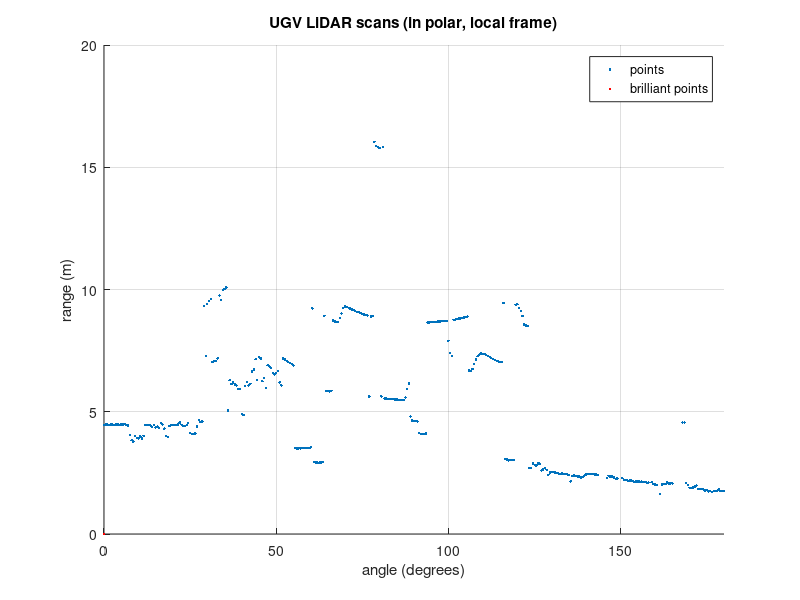
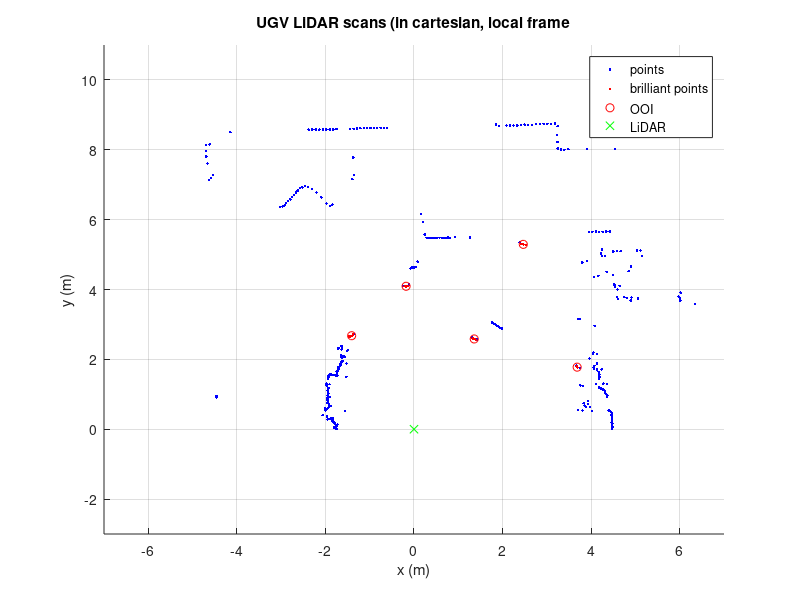
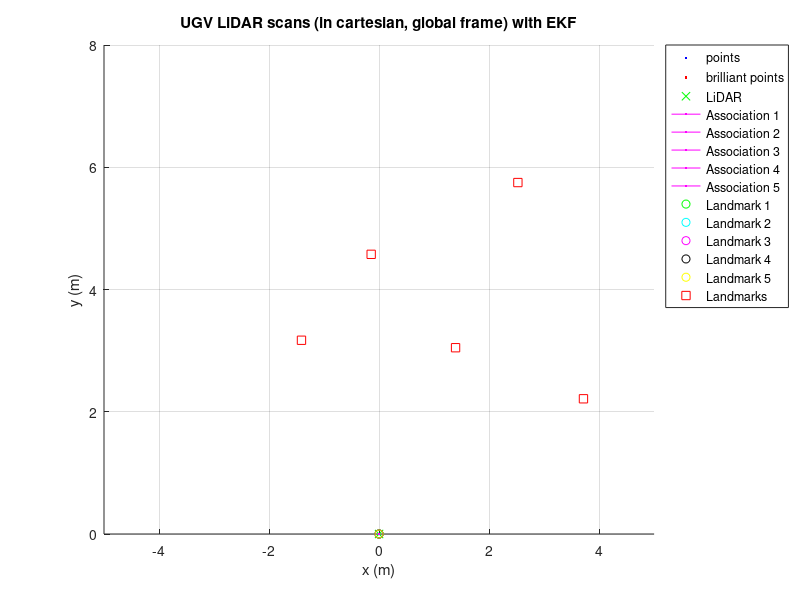
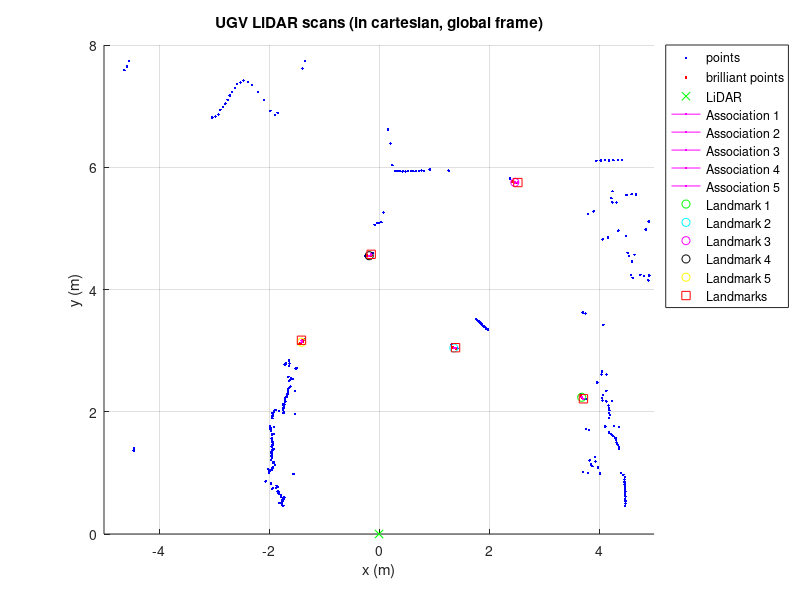

These figures' MATLAB source, in order: (Note: this script raises an error after producing the figures.)

% ---------------------------------------------------------------------
% MTRN4010/2021.T1

% Authored by Jose Guivant
% Edited by Scott Morris z5165456

% Script to visualise UGV LiDAR data for Project 2 in MTRN4010
function z5165456Project3MTRN4010()

    % Define global variables to handle the plotting of Local (lhand) and Global
    % coordinates (ghand)
    global lhand lhand2 lhand3 ghand ghand2 ghand4 ghand5 ghand6 ghand7 ghand8 ghand9 ghand10 ghand11 ghand12 ghand13 ghand14 ehand ehand2 ehand4 ehand5 ehand6 ehand7 ehand8 ehand9 ehand10 ehand11 ehand12 ehand13 ehand14 Landmarks;

    global stdDevAngRate stdDevSpeed stdDevRange stdDevBearing
    
    % Define the std deviation of some measurements
    stdDevAngRate = 1.7*pi/180;
    stdDevSpeed = 0.3;
    stdDevRange = 0.35;
    stdDevBearing = 2.5*pi/180;
    
    % Initialise expectation and covariance of state variable X
    P = zeros(3,3);
    
    % Initialise covariance of model inputs
    Q = diag( [ (0.01)^2 ,(0.01)^2 , (1*pi/180)^2]) ;
    Q_u = diag([stdDevAngRate stdDevSpeed]);
    
    % Load the UGV mesurements (time, speed, angular rate)
    Data=load('Measurements_AAS01.mat');
    Data=Data.A; 
    
    % Load the landmarks cartesian coordinates
    Landmarks = load('MapMTRN4010.mat');
    Landmarks = Landmarks.Map;

    % Create a variable to store the LiDAR angle increments
    angleScan = [0:360]/2;
    
    % Load the range data into a variable r
    [r,~]=GetRangeAndIntensityFromRawScan(Data.scans(:,1));
    
    % Create a plot for the Polar Local LiDAR scans 
    figure(1) ; clf(); hold on; hL=plot(angleScan,r,'.'); zoom on; grid on;
    title('UGV LiDAR scans (in polar, local frame)');
    ylabel('range (m)'); xlabel('angle (degrees)'); axis([0,180,0,20]); 

    % Create a handle to set the brilliant points
    hL2=plot(0,0,'.r');
    legend({'points','brilliant points'});
    
    % Create a plot for the Cartesian Local LiDAR scans 
    figure(2) ; clf(); hold on; zoom on; grid on;
    title('UGV LiDAR scans (in cartesian, local frame');
    ylabel('y (m)'); xlabel('x (m)'); axis([-7 7 -3 11]); 

    % Create a handle to set the LiDAR points, brilliant points and OOIs
    lhand=plot(0,0,'.b');
    lhand2=plot(0,0,'.r');
    lhand3=plot(0,0,'or');
    
    % Plot the UGV position at (0, 0)
    plot(0,0,'gx');
    legend({'points', 'brilliant points', 'OOI', 'LiDAR'});
    
    % Create a plot for the Cartesian Local LiDAR scans 
    figure(4) ; clf(); zoom on; grid on; hold on;
    title('UGV LiDAR scans (in cartesian, global frame)');
    ylabel('y (m)'); xlabel('x (m)'); axis([-5 5 0 8]);
    
    % Create a handle to set the LiDAR points, brilliant points, OOIs and
    % UGV position
    ghand = plot(0,0,'.b');
    ghand2 = plot(0,0,'.r');
    ghand4 = plot(0,0,'gx');
    ghand5 = plot(0,0,'m');
    ghand6 = plot(0,0,'m');
    ghand7 = plot(0,0,'m');
    ghand8 = plot(0,0,'m');
    ghand9 = plot(0,0,'m');
    ghand10 = plot(0,0,'go');
    ghand11 = plot(0,0,'co');
    ghand12 = plot(0,0,'mo');
    ghand13 = plot(0,0,'ko');
    ghand14 = plot(0,0,'yo');
    
    % Plot the landmarks 
    plot(Landmarks.x, Landmarks.y, 'rs');
    legend({'points', 'brilliant points', 'LiDAR', 'Association 1', 'Association 2', 'Association 3', 'Association 4', 'Association 5', 'Landmark 1', 'Landmark 2', 'Landmark 3', 'Landmark 4', 'Landmark 5', 'Landmarks'}, 'Location', 'bestoutside');
    zoom on;
    
        % Create a plot for the Cartesian Local LiDAR scans 
    figure(3) ; clf(); zoom on; grid on; hold on;
    title('UGV LiDAR scans (in cartesian, global frame) with EKF');
    ylabel('y (m)'); xlabel('x (m)'); axis([-5 5 0 8]);
    
    % Create a handle to set the LiDAR points, brilliant points, OOIs and
    % UGV position
    ehand = plot(0,0,'.b');
    ehand2 = plot(0,0,'.r');
    ehand4 = plot(0,0,'gx');
    ehand5 = plot(0,0,'m');
    ehand6 = plot(0,0,'m');
    ehand7 = plot(0,0,'m');
    ehand8 = plot(0,0,'m');
    ehand9 = plot(0,0,'m');
    ehand10 = plot(0,0,'go');
    ehand11 = plot(0,0,'co');
    ehand12 = plot(0,0,'mo');
    ehand13 = plot(0,0,'ko');
    ehand14 = plot(0,0,'yo');
    
    % Plot the landmarks 
    plot(Landmarks.x, Landmarks.y, 'rs');
    legend({'points', 'brilliant points', 'LiDAR', 'Association 1', 'Association 2', 'Association 3', 'Association 4', 'Association 5', 'Landmark 1', 'Landmark 2', 'Landmark 3', 'Landmark 4', 'Landmark 5', 'Landmarks'}, 'Location', 'bestoutside');
    zoom on;

    % Get number of samples in the dataset
    L=Data.L;

    % Initialise dynamic parameters (X(1) = x position, X(2) = y position,
    % X(3) = heading)
    X = zeros(3, L);
    X(:,1) = [0; 0; pi/2];
    XeH = zeros(3, L);
    XeH(:,1) = [0; 0; pi/2];
    Xe = XeH(:, 1);
    % Set the initial time in seconds
    i0 = 1;
    t0=0.0001*double(Data.t(i0));
    
    % Finding the sample at 25 seconds
    while Data.t(i0) < 100000 + 25000
        i0 = i0 + 1;
    end
    
    % Calculate bias (average) of the first 25 seconds
    bias = 0.01 * mean(Data.Z(2, 1:i0));
    
    % Re-initialise time samples
    i0 = 1;
    
    T0=0.0001*double(Data.t(i0));

    % Loop through all the data scans
    for i=i0:L
        % Get the current time sample
        t=0.0001*double(Data.t(i));
        
        % Import the LiDAR data at the current time
        m = Data.Z(:,i);

        % Calculate the new speed (m/s) and the angular rate change
        % (deg/sec) of the current data. Subtract the bias from the angular
        % rate
        NewSpeed = double(m(1))*0.001;
        NewAngRate = double(m(2))*0.01 - bias; 
        
        % Obtain whether there is a LiDAR scan at this sample
        indexScan = m(3);  
        
        % Calculate the change in time between last sample and current
        % sample
        dt = t-t0; t0=t;
        
        % Use the kinematic model to estimate the UGVs pose (X(1, 2)) and
        % heading (X(3))
        X(:, i+1) = X(:, i) + dt * [NewSpeed * cos(X(3, i));
                                    NewSpeed * sin(X(3, i));
                                    deg2rad(NewAngRate)];
        % Use the kinematic model to update the expected state variable
        Xe = Xe + dt * [NewSpeed * cos(Xe(3));
                                    NewSpeed * sin(Xe(3));
                                    deg2rad(NewAngRate)];
        % Process the LiDAR data only if there is a scan at this time
        if (indexScan>1)
            
            Dt = t - T0;
            % Calculate the Jacobian matrix of the simulated model at the
            % current time
            J = [ [1, 0, -Dt * NewSpeed * sin(Xe(3))]; [0, 1, Dt * NewSpeed * cos(Xe(3))]; [0, 0, 1]];

            % Calculate the Q1 matrix by first calculating the Jacobian of the
            % inputs
            Ju = Dt * [[NewSpeed * cos(Xe(3)), 0]; [NewSpeed * sin(Xe(3)), 0]; [0, 1]];

            % Update the covariance matrix
            P = J * P * J' + (Q + Ju * Q_u * Ju');
            
            % Extract the ranges and intensities, of the LiDAR data
            [r,I]=GetRangeAndIntensityFromRawScan(Data.scans(:, indexScan ));
            
            % Process the LiDAR data given the range, intensity and current
            % state vector
            conOOI = ProcessLiDAR( r, I , Xe );
            
            % Loop through each detected landmark
            for c = 1:length(conOOI)
                % Check if a landmark was actually detected
                if (conOOI(c,1) ~= 0 && conOOI(c,2) ~= 0)
                    % Calculate the expected distance to the landmark
                    eDX = (Landmarks.x(c)-Xe(1));      % (xu-x)
                    eDY = (Landmarks.y(c)-Xe(2));      % (yu-y)
                    eDD = sqrt( eDX*eDX + eDY*eDY );
                    
                    % Calculate the Jacobian of the observation functions
                    H = [[-eDX/eDD, -eDY/eDD, 0 ]; ...
                        [eDY/(eDX^2 + eDY^2), -eDX/(eDX^2 + eDY^2), -1]];
                    
                    ExpectedRange = eDD
                    sqrt(conOOI(c, 1)^2 + conOOI(c, 2)^2)
                    ExpectedBearing = atan2(eDY, eDX) - Xe(3) + pi/2
                    atan2(conOOI(c, 2), conOOI(c, 1)) - Xe(3) + pi/2
                    % Calculate the residuals of the range and bearing
                    z  = [[sqrt(conOOI(c, 1)^2 + conOOI(c, 2)^2) - ExpectedRange]; 
                          [wrapToPi(atan2(conOOI(c, 2), conOOI(c, 1)) - Xe(3) + pi/2 - ExpectedBearing)]];
                    
                    % Calculate the uncertainty covariance in measurements
                    R = diag([stdDevRange*stdDevRange*4 stdDevBearing*stdDevBearing*4]);
                    
                    % EKF update with measured ranges & bearings
                    [Xe, P] = DoUpdate(P, Xe, H, R, z);
                    
                    T0 = dt;
                end
            end
            % Show the range of LiDAR scan in polar coordinates
            set(hL,'ydata',r);
            
            set(ehand4, 'xdata', Xe(1), 'ydata', Xe(2));
            % Show the brilliant points in red (Intensity > 0)
            ii=find(I>0); set(hL2,'xdata',angleScan(ii),'ydata',r(ii));
            
            % Introduce a short pause in order to visualise scans
            % pause(0.01); 
        end
        XeH(:, i) = Xe;
    end
    
    % Plot the overall path of the UGV estimated by the kinematic model
    figure(5); hold on; grid on;
    title('UGV Path');
    xlabel('x(m)');
    ylabel('y(m)');
    axis([-1.5 3.5 -1 5]);
    plot(X(1, :), X(2, :), 'r');
    plot(XeH(1, :), XeH(2, :), 'g');
    
    % Plot the overall heading of the UGV estimated by the kinematic model
    figure(6); hold on; grid on;
    title('Heading');
    axis([0 250 -350 100]);
    plot(0.0001*double(Data.t), rad2deg(X(3, 1:end-1)), 'b');
    plot(0.0001*double(Data.t), rad2deg(XeH(3, 1:end-1)), 'g');
end 

% -------------------------------------------------------

% Function for parsing the binary scan; extracting ranges and intensities of reflections
function [r,I] = GetRangeAndIntensityFromRawScan(scan)
    % Bits [0:12] are range, bits [13:15] intensity
    r = 0.01*single(bitand(scan,8191));
    I= bitshift(scan,-13);      
end

% -------------------------------------------------------

% Function for processing and plotting the local and global cartesian coordinates of the UGV
function connOOI = ProcessLiDAR( r, I , X )
    % Define global handles for plots
    global lhand lhand2 lhand3 ghand ghand2 ghand3 ghand4 ghand5 ghand6 ghand7 ghand8 ghand9 ghand10 ghand11 ghand12 ghand13 ghand14 Landmarks;
    
    % Convert the polar coordinates of the LiDAR into cartesian
    % coordinates using trigonometry and set these on the plot
    ang = 0:0.5:180;
    x = transpose(r) .* cos(deg2rad(ang));
    y = transpose(r) .* sin(deg2rad(ang));
    set(lhand,'xdata', x, 'ydata', y);
    ii=find(I>0);
    set(lhand2,'xdata',x(ii),'ydata',y(ii));
    
    % Convert the local coordinates into global using the LiDAR
    % displacement, a rotation transformation and linear transformation
    xc = x;
    yc = y + 0.46;
    xg = xc * cos(X(3) - pi/2) - yc * sin(X(3) - pi/2) + X(1);
    yg = xc * sin(X(3) - pi/2) + yc * cos(X(3) - pi/2) + X(2);
    set(ghand,'xdata', xg, 'ydata', yg);
    set(ghand2,'xdata', xg(ii),'ydata', yg(ii));
    
    % Plot the UGVs estimated current postion using the kinematic model
    set(ghand4, 'xdata', X(1), 'ydata', X(2));

    % Used to calculate the postion of the OOIs
    ooi = zeros(1, 2);
    n = 1; m = 1;
    
    % Check that the end of the LiDAR scan has not been reached
    while n < length(r(ii)) - 1
        bp = 0;
        counter = 0;
        w_x = 0;
        w_y = 0;
        brillx = x(ii);
        brilly = y(ii);
        % Check if the distance between the current and next points range
        % is less than 0.1m for clusters of points
        while (sqrt((brillx(n) - brillx(n + 1))^2 + (brilly(n) - brilly(n + 1))^2) < 0.6 && n < length(r(ii)) - 1)
            % If the intensity of one of these points in the cluster is
            % greater than 1, make it an OOI
            bp = 1;
            % add the x and y coordinates of each point in the cluster
            w_x = w_x + x(ii(n));
            w_y = w_y + y(ii(n));
            n = n + 1;
            counter = counter + 1;
        end
        % If a brilliant point was detected add the next brilliant point
        if (bp == 1)
            w_x = w_x + x(ii(n));
            w_y = w_y + y(ii(n));
            counter = counter + 1;
        end
        % If the cluster is an OOI
        if(bp == 1)
            % Calculae the average x and y position of all the points in
            % the cluster
            ooi(m, 1) = w_x/counter;
            ooi(m, 2) = w_y/counter;
            m = m + 1;
        end
        n = n + 1;
    end
    
    % Initialise data association matrix
    connOOI = zeros(Landmarks.n, 2);
    
    % Check that there was an OOI recorded in the scan
    if (ooi(1,1) ~= 0 && ooi (1,2) ~= 0)
        % Transform the OOIs into the global frame of reference
        ooiyc(:,2) = ooi(:,2) + 0.46;
        ooixg = ooi(:,1) * cos(X(3) - pi/2) - ooiyc(:,2) * sin(X(3) - pi/2) + X(1);
        ooiyg = ooi(:,1) * sin(X(3) - pi/2) + ooiyc(:,2) * cos(X(3) - pi/2) + X(2);

        % Set the global and local OOIs
        set(lhand3, 'xdata', ooi(:,1), 'ydata', ooi(:,2));
        set(ghand3, 'xdata', ooixg, 'ydata', ooiyg);
    
    % For all the landmarks provided
    for z = 1:Landmarks.n
        % For all OOIs detected
        for b = 1:length(ooixg)
            % Check the distance between them is 0.6m
            if(sqrt(((Landmarks.x(z) - ooixg(b))^2 + ((Landmarks.y(z) - ooiyg(b))^2))) < 0.6)
                % If it is store the Cartesian coordinates in the
                % associated landmarks matrix
                connOOI(z, 1) = ooixg(b);
                connOOI(z, 2) = ooiyg(b);
                break;
            end
        end
    end
    % Define OOI association handles
    handles = [ghand10, ghand11, ghand12, ghand13, ghand14];
    % Also set different colours for associated landmarks for better
    % visualisation
    for f=1:5
        if(connOOI(f,1) ~= 0 && connOOI(f,2) ~= 0)
            set(handles(f), 'xdata', connOOI(f,1), 'ydata', connOOI(f,2))
        else
            set(handles(f), 'xdata', -999999, 'ydata', -999999);
        end
    end
    % Function to set the landmark and connected OOI
    dataAssociation(ghand5, Landmarks.x(1), Landmarks.y(1), connOOI(1, :));
    dataAssociation(ghand6, Landmarks.x(2), Landmarks.y(2), connOOI(2, :));
    dataAssociation(ghand7, Landmarks.x(3), Landmarks.y(3), connOOI(3, :));
    dataAssociation(ghand8, Landmarks.x(4), Landmarks.y(4), connOOI(4, :));
    dataAssociation(ghand9, Landmarks.x(5), Landmarks.y(5), connOOI(5, :));
    
    end

end

% -------------------------------------------------------

% Function for processing and plotting the local and global cartesian coordinates of the UGV
function dataAssociation(handle, landmarkx, landmarky, OOI)
    % Check if the Landmark does have an associated OOI
    if (OOI(1) == 0 && OOI(2) == 0 )
        set(handle, 'xdata', 10000, 'ydata', 10000);
    else
        set(handle, 'xdata', [landmarkx, OOI(1)], 'ydata', [landmarky, OOI(2)]);
    end
end

% ---------------------------------------------------------------------

% Function for performing EKF update
function [Xe,P]=DoUpdate(P,Xe,H,R,z)
    % Some intermediate steps for the EKF (as presented in the lecture notes)
    S = R + H * P * H';
    iS = inv(S);                 % iS = inv(S) ;   % in this case S is 1x1 so inv(S) is just 1/S
    K = P*H'*iS;           % Kalman gain
    % ----- finally, we do it...We obtain  X(k+1|k+1) and P(k+1|k+1)
    Xe = Xe + K * z;       % update the  expected value
    P = P - K * H * P;       % update the Covariance % i.e. "P = P-P*H'*iS*H*P"  )
            
    return
end
% ---------------------------------------------------------------------